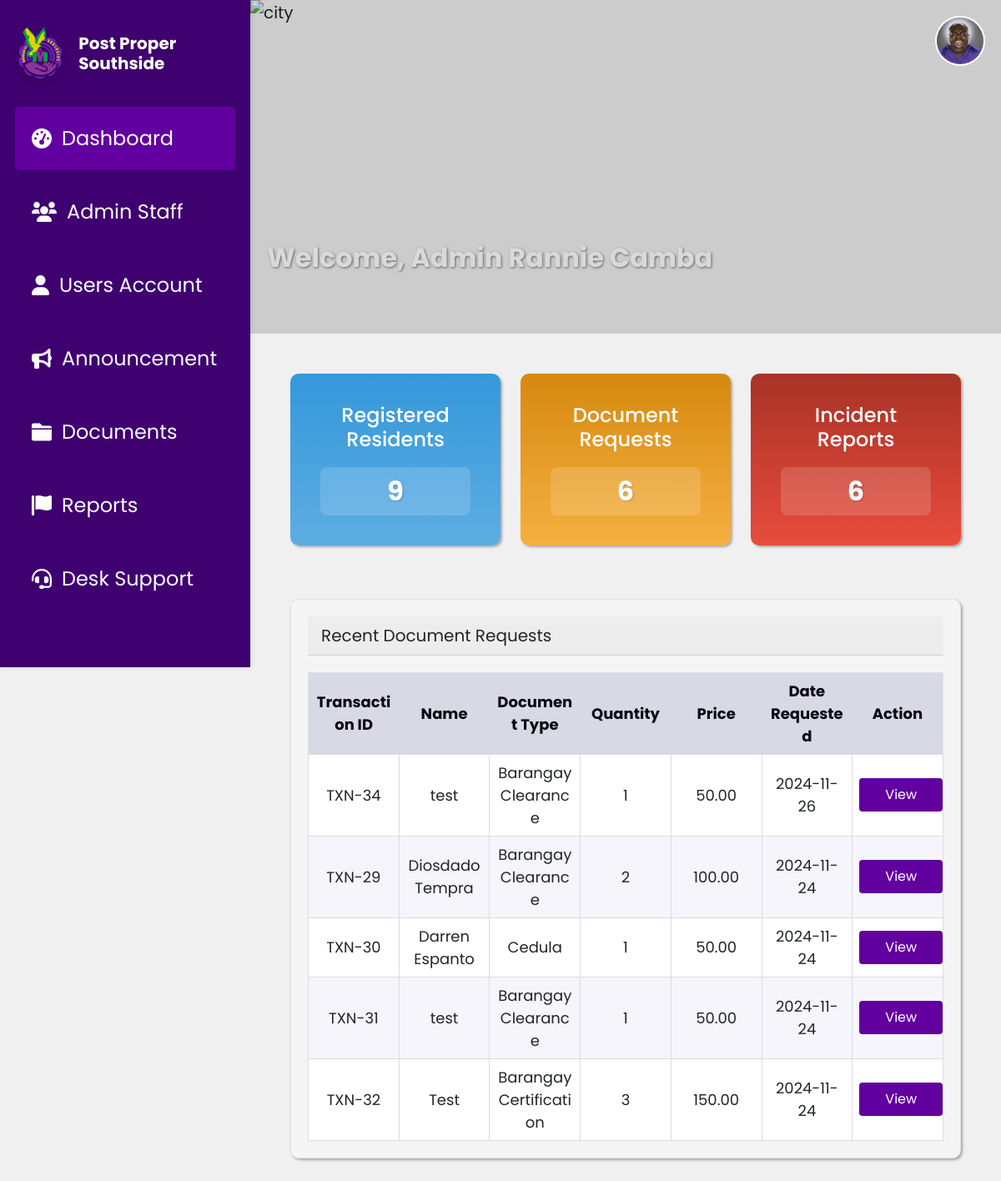
/dashboard.php (signed in), run on an earlier commit of the app's database.
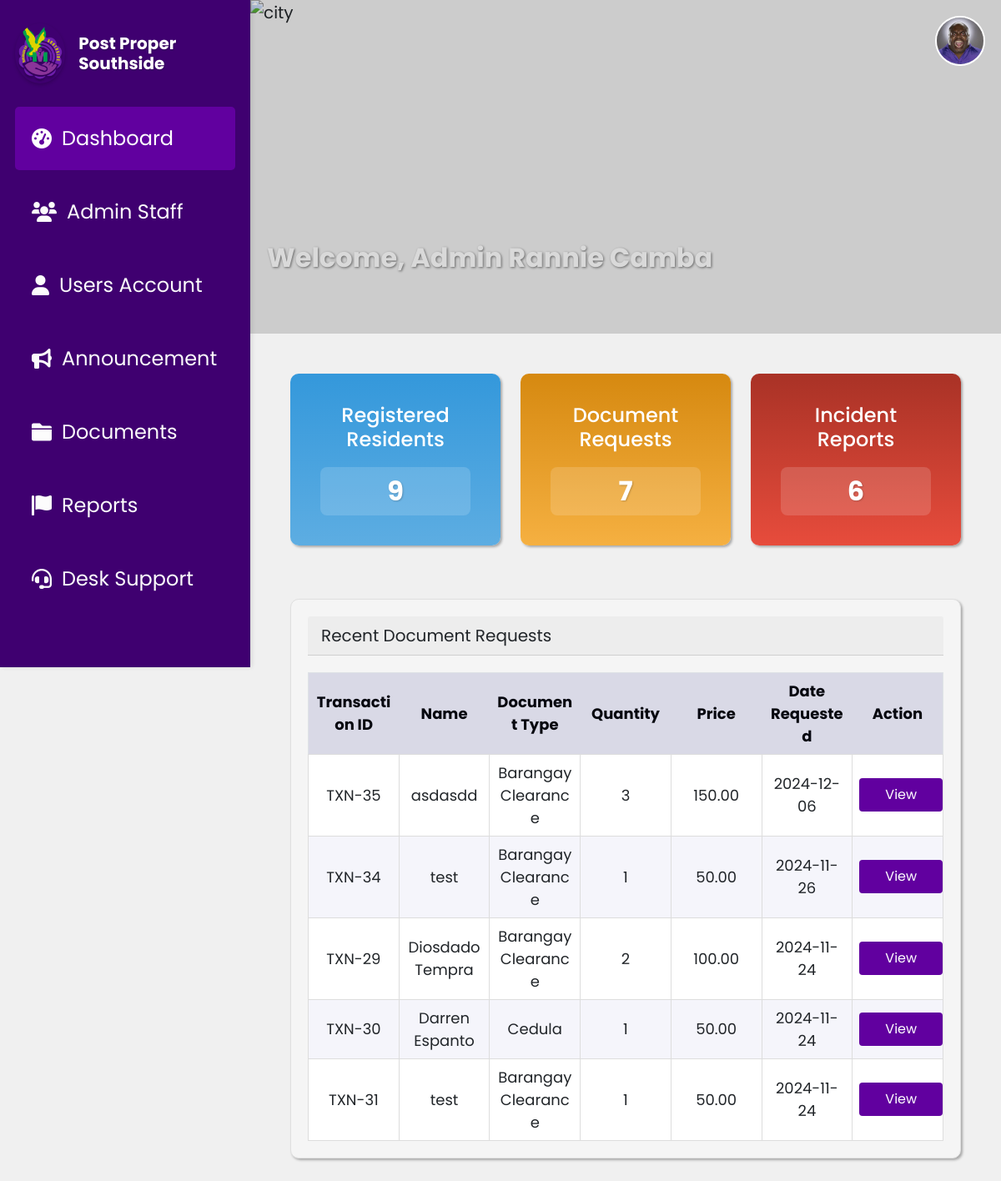
And on a later commit of the database.
### tables this page shows
CREATE TABLE `document_requests` (
  `Id` int(11) NOT NULL,
  `userId` int(11) DEFAULT NULL,
  `DocumentType` varchar(100) NOT NULL DEFAULT 'Barangay Clearance',
  `Name` varchar(255) NOT NULL,
  `Address` varchar(255) DEFAULT NULL,
  `TIN_No` varchar(50) DEFAULT NULL,
  `CTC_No` varchar(50) DEFAULT NULL,
  `Alias` varchar(100) DEFAULT NULL,
  `Age` int(11) DEFAULT NULL,
  `birthday` varchar(10) DEFAULT NULL,
  `PlaceOfBirth` varchar(255) DEFAULT NULL,
  `Occupation` varchar(255) DEFAULT NULL,
  `LengthOfStay` int(11) DEFAULT NULL,
  `Citizenship` varchar(100) DEFAULT NULL,
  `Gender` varchar(10) DEFAULT NULL,
  `CivilStatus` varchar(50) DEFAULT NULL,
  `Purpose` text DEFAULT NULL,
  `Status` varchar(50) DEFAULT NULL,
  `Quantity` int(11) DEFAULT NULL,
  `DateRequested` varchar(255) DEFAULT NULL,
  `valid_id` longtext NOT NULL,
  `request_picture` longtext NOT NULL,
  `rejection_reason` varchar(255) NOT NULL
);

### dashboard.php (the view, shortened to what the changed rows need)
<?php
require 'db.php';
$documentRequestsTableQuery = "SELECT * FROM document_requests ORDER BY DateRequested DESC LIMIT 5";
$documentRequestsTableResult = $conn->query($documentRequestsTableQuery)->fetchAll(PDO::FETCH_ASSOC);
$documentRequestsQuery = "SELECT COUNT(*) AS count FROM document_requests";
$documentRequestsResult = $conn->query($documentRequestsQuery)->fetch(PDO::FETCH_ASSOC);
$documentRequestsCount = $documentRequestsResult['count'];
?>
<!DOCTYPE html>
<html lang="en">
<head>
    <link href="https://cdn.jsdelivr.net/npm/bootstrap@5.0.2/dist/css/bootstrap.min.css" rel="stylesheet">
    <link rel="stylesheet" href="css/DashboardStyle.css">
    <link rel="stylesheet" href="https://cdnjs.cloudflare.com/ajax/libs/font-awesome/6.5.1/css/all.min.css">
</head>
<body>
  <?php include 'sidebar.php'; ?>
  <div class="main-content">
        <div class="header-section ">
            <h1 class="text-center mb-4">Welcome, Admin <?php echo htmlspecialchars($_SESSION['name']); ?></h1>
        </div>
    <div class="container mt-5 px-5">
        <div class="row text-center mb-4">
            <div class="col-md-4 col-sm-6 mb-4">
                <div class="cards card-request text-white  mb-3">
                    <div class="card-body">
                        <h5 class="card-title">Document Requests</h5>
                        <h3 class="card-text"><?php echo $documentRequestsCount; ?></h3>
                    </div>
                </div>
            </div>
        </div>
        <div class="card">
            <div class="table-container">
                <table class="table mb-0" >
                    <thead>
                        <tr>
                            <th>Transaction ID</th>
                            <th>Name</th>
                            <th>Document Type</th>
                            <th>Quantity</th>
                            <th>Price</th>
                            <th>Date Requested</th>
                            <th>Action</th>
                        </tr>
                    </thead>
                    <tbody>
                        <?php foreach ($documentRequestsTableResult as $request): ?>
                            <tr>
                                <td><?php echo 'TXN-'?><?php echo htmlspecialchars($request['Id']); ?></td>
                                <td><?php echo htmlspecialchars($request['Name']); ?></td>
                                <td><?php echo htmlspecialchars($request['DocumentType']); ?></td>
                                <td><?php echo htmlspecialchars($request['Quantity']); ?></td>
                                <td><?php echo number_format($request['Quantity'] * 50, 2); ?></td>
                                <td><?php echo htmlspecialchars($request['DateRequested']); ?></td>
                                <td>
                                    <button class="action-btn btn-sm"
                                            onclick="openModal('<?php echo htmlspecialchars($request['Id']); ?>',
                                                                '<?php echo htmlspecialchars($request['Name']); ?>',
                                                                '<?php echo htmlspecialchars($request['Alias']); ?>',
                                                                '<?php echo htmlspecialchars($request['DocumentType']); ?>',
                                                                '<?php echo htmlspecialchars($request['DateRequested']); ?>',
                                                                '<?php echo htmlspecialchars($request['Quantity']); ?>',
                                                                '<?php echo number_format($request['Quantity'] * 50, 2); ?>',
                                                                '<?php echo htmlspecialchars($request['Address']); ?>',
                                                                '<?php echo htmlspecialchars($request['Gender']); ?>',
                                                                '<?php echo htmlspecialchars($request['CivilStatus']); ?>',
                                                                '<?php echo htmlspecialchars($request['TIN_No']); ?>',
                                                                '<?php echo htmlspecialchars($request['CTC_No']); ?>',
                                                                )">
                                        View
                                    </button>
                                </td>
                            </tr>
                        <?php endforeach; ?>
                    </tbody>
                </table>
            </div>
        </div>
    </div>
</div>
</body>
</html>

What changed in the data, as far as the page shows it:
no longer on this page (row unchanged): document_requests: Id "32", Name "Test", DocumentType "Barangay Certification", Quantity "3", $request['Quantity']*50 "150.00", DateRequested "2024-11-24"
added document_requests: Id "35", Name "asdasdd", DocumentType "Barangay Clearance", Quantity "3", $request['Quantity']*50 "150.00", DateRequested "2024-12-06"
Also different on the page:
$documentRequestsCount: "6" → "7"
